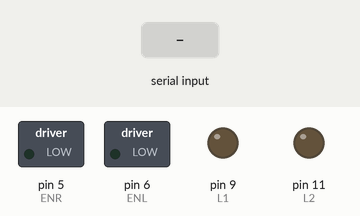
Simulated run of this sketch. Board: Arduino Uno, built with avr-gcc and run on an emulated ATmega328P. Parts: switched loads named in the sketch (green lamp = pin HIGH), output pins drawn as LEDs (lit = HIGH). The test bench sets the inputs (shaded band). What the sketch prints to the serial monitor is not drawn.

Above: at 1.2 s.
1.3 s: "L90\n" received over Serial
At 2.5 s:
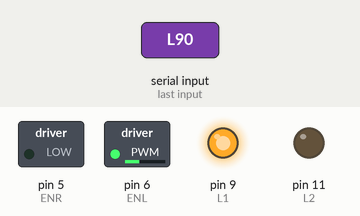
2.8 s: "L,45\n" received over Serial
At 3.9 s:
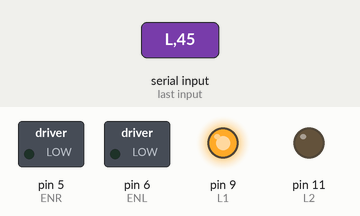
Timing chart, 0 to 5.8 s (numbered marks = the images above; inputs shaded):
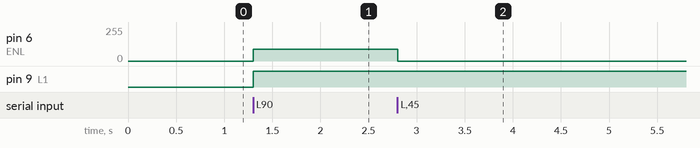

The sketch:

motor_driver.ino
```cpp
//www.elegoo.com

//    The direction of the car's movement
//  ENR   ENL   R1   R2   L1   L2   Description
//  HIGH  HIGH  HIGH  LOW   LOW   HIGH  Car is runing forward
//  HIGH  HIGH  LOW   HIGH  HIGH  LOW   Car is runing back
//  HIGH  HIGH  LOW   HIGH  LOW   HIGH  Car is turning left
//  HIGH  HIGH  HIGH  LOW   HIGH  LOW   Car is turning right
//  HIGH  HIGH  LOW   LOW   LOW   LOW   Car is stoped
//  HIGH  HIGH  HIGH  HIGH  HIGH  HIGH  Car is stoped
//  LOW   LOW   N/A   N/A   N/A   N/A   Car is stoped
#include <string.h>

//define L298n module IO Pin
#define ENR 5 //Right enable
#define ENL 6 //Left enable
#define R1 7
#define R2 8
#define L1 9
#define L2 11

void forward(int speed){
	analogWrite(ENR, speed);
	analogWrite(ENL, speed);
	digitalWrite(R1,LOW); //set R1 hight level
	digitalWrite(R2,HIGH);  //set R2 low level
	digitalWrite(L1,HIGH);  //set L1 low level
	digitalWrite(L2,LOW); //set L2 hight level
}

void back(int speed){
	analogWrite(ENR, speed);
	analogWrite(ENL, speed);
	digitalWrite(R1,HIGH);
	digitalWrite(R2,LOW);
	digitalWrite(L1,LOW);
	digitalWrite(L2,HIGH);
}

void right(int speed){
	analogWrite(ENR, speed);
	analogWrite(ENL, speed);
	digitalWrite(R1,HIGH);
	digitalWrite(R2,LOW);
	digitalWrite(L1,HIGH);
	digitalWrite(L2,LOW);
}

void left(int speed){
	analogWrite(ENR, speed);
	analogWrite(ENL, speed);
	digitalWrite(R1,LOW);
	digitalWrite(R2,HIGH);
	digitalWrite(L1,LOW);
	digitalWrite(L2,HIGH);
}

void stop(){
	digitalWrite(ENR,LOW);
	digitalWrite(ENL,LOW);
	digitalWrite(R1,LOW);
	digitalWrite(R2,LOW);
	digitalWrite(L1,LOW);
	digitalWrite(L2,LOW);
}

void rightWheel(int speed){
	bool isForward = (speed >= 0);
	analogWrite(ENR, abs(speed));
	if (isForward){
		digitalWrite(R1,LOW); //set R1 hight level
		digitalWrite(R2,HIGH);  //set R2 low level
	}
	else {
		digitalWrite(R1,HIGH); //set R1 hight level
		digitalWrite(R2,LOW);  //set R2 low level
	}
}

void leftWheel(int speed){
	bool isForward = (speed >= 0);
	analogWrite(ENL, abs(speed));
	if (isForward){
		digitalWrite(L1,HIGH); //set R1 hight level
		digitalWrite(L2,LOW);  //set R2 low level
	}
	else {
		digitalWrite(L1,LOW); //set R1 hight level
		digitalWrite(L2,HIGH);  //set R2 low level
	}
}
//before execute loop() function,
//setup() function will execute first and only execute once
void setup() {
  Serial.begin(9600);//open serial and set the baudrate
  pinMode(R1,OUTPUT);//before useing io pin, pin mode must be set first
  pinMode(R2,OUTPUT);
  pinMode(L1,OUTPUT);
  pinMode(L2,OUTPUT);
  pinMode(ENR,OUTPUT);
  pinMode(ENL,OUTPUT);
}

enum direction {Forward, Backward, Left, Right, Stop};
direction dir = Stop;

void loop() {
	if (Serial.available() > 0){
		static String controlInput = "";
		char c = Serial.read();
		if (c == '\n'){
			controlInput += '\0';
			int speed = controlInput.substring(1).toInt();
			char dir = controlInput[0];
			if (dir == 'L') leftWheel(speed);
			else rightWheel(speed);
			Serial.println(speed);
			Serial.println(controlInput);
			controlInput = "";
		}
		else if (c != -1){
			controlInput += c;
		}
//		switch(controlInput[0]){
//			case 'w':
//				dir = Forward;
//				break;
//			case 's':
//				dir = Backward;
//				break;
//			case 'a':
//				dir = Left;
//				break;
//			case 'd':
//				dir = Right;
//				break;
//			case 'q':
//				dir = Stop;
//				break;
//		}
	}
//	int speed = 120;
//	switch(dir){
//		case Forward:
//			forward(speed);
//			break;
//		case Backward:
//			back(speed);
//			break;
//		case Left:
//			left(speed);
//			break;
//		case Right:
//			right(speed);
//			break;
//		case Stop:
//			stop();
//			break;
//		default:
//			stop();
//			break;
//	}
}
```

Measured:
- after the input at 1.3 s, pin 6 (ENL): 0/255 → 90/255 at once; pin 9 (L1): LOW → HIGH at once
- after the input at 2.8 s, pin 6 (ENL): 90/255 → 0/255 at once
